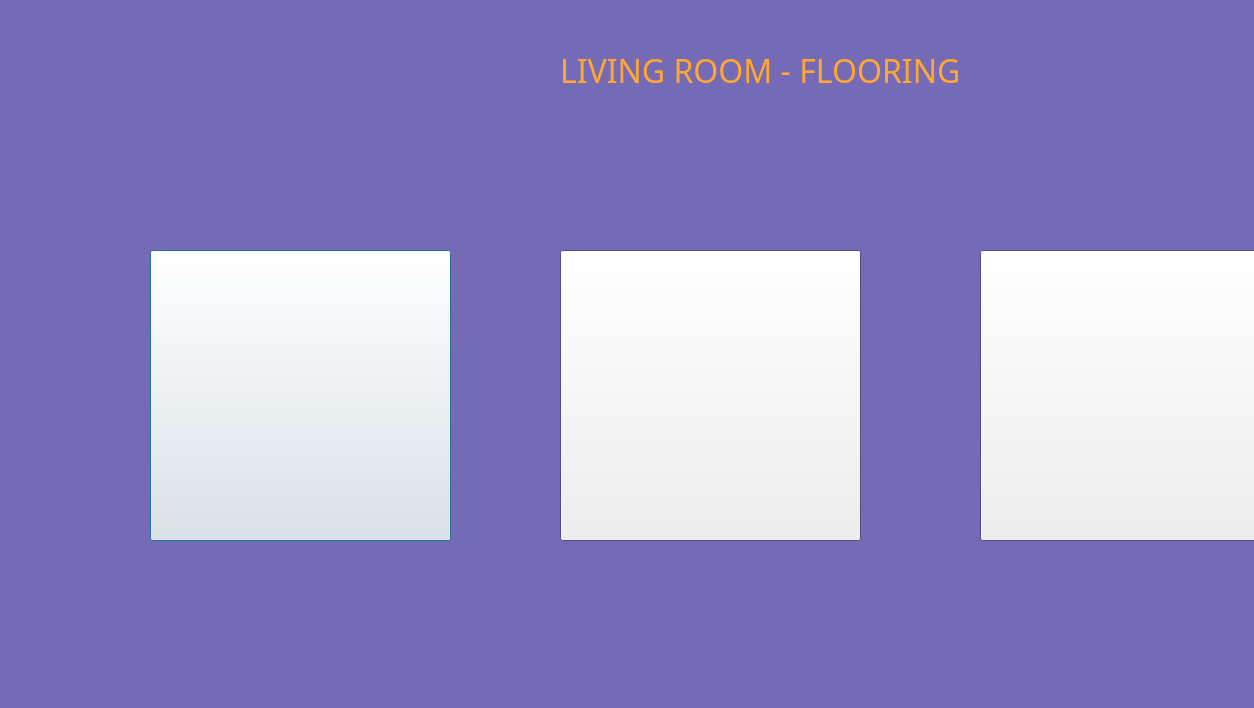
<?xml version="1.0" encoding="UTF-8"?>
<ui version="4.0">
 <class>lfloorui</class>
 <widget class="QDialog" name="lfloorui">
  <property name="geometry">
   <rect>
    <x>0</x>
    <y>0</y>
    <width>1254</width>
    <height>708</height>
   </rect>
  </property>
  <property name="palette">
   <palette>
    <active>
     <colorrole role="Window">
      <brush brushstyle="SolidPattern">
       <color alpha="255">
        <red>117</red>
        <green>106</green>
        <blue>182</blue>
       </color>
      </brush>
     </colorrole>
    </active>
    <inactive>
     <colorrole role="Window">
      <brush brushstyle="SolidPattern">
       <color alpha="255">
        <red>117</red>
        <green>106</green>
        <blue>182</blue>
       </color>
      </brush>
     </colorrole>
    </inactive>
    <disabled>
     <colorrole role="Base">
      <brush brushstyle="SolidPattern">
       <color alpha="255">
        <red>117</red>
        <green>106</green>
        <blue>182</blue>
       </color>
      </brush>
     </colorrole>
     <colorrole role="Window">
      <brush brushstyle="SolidPattern">
       <color alpha="255">
        <red>117</red>
        <green>106</green>
        <blue>182</blue>
       </color>
      </brush>
     </colorrole>
    </disabled>
   </palette>
  </property>
  <property name="windowTitle">
   <string>Dialog</string>
  </property>
  <widget class="QLabel" name="label">
   <property name="geometry">
    <rect>
     <x>560</x>
     <y>50</y>
     <width>451</width>
     <height>41</height>
    </rect>
   </property>
   <property name="palette">
    <palette>
     <active>
      <colorrole role="WindowText">
       <brush brushstyle="SolidPattern">
        <color alpha="255">
         <red>255</red>
         <green>167</green>
         <blue>50</blue>
        </color>
       </brush>
      </colorrole>
     </active>
     <inactive>
      <colorrole role="WindowText">
       <brush brushstyle="SolidPattern">
        <color alpha="255">
         <red>255</red>
         <green>167</green>
         <blue>50</blue>
        </color>
       </brush>
      </colorrole>
     </inactive>
     <disabled/>
    </palette>
   </property>
   <property name="font">
    <font>
     <family>Britannic Bold</family>
     <pointsize>24</pointsize>
    </font>
   </property>
   <property name="text">
    <string>LIVING ROOM - FLOORING</string>
   </property>
  </widget>
  <widget class="QPushButton" name="lfloor1btn">
   <property name="geometry">
    <rect>
     <x>150</x>
     <y>250</y>
     <width>301</width>
     <height>291</height>
    </rect>
   </property>
   <property name="text">
    <string/>
   </property>
  </widget>
  <widget class="QPushButton" name="lfloor2btn">
   <property name="geometry">
    <rect>
     <x>560</x>
     <y>250</y>
     <width>301</width>
     <height>291</height>
    </rect>
   </property>
   <property name="text">
    <string/>
   </property>
  </widget>
  <widget class="QPushButton" name="lfloor3btn">
   <property name="geometry">
    <rect>
     <x>980</x>
     <y>250</y>
     <width>301</width>
     <height>291</height>
    </rect>
   </property>
   <property name="text">
    <string/>
   </property>
  </widget>
 </widget>
 <resources/>
 <connections/>
</ui>
